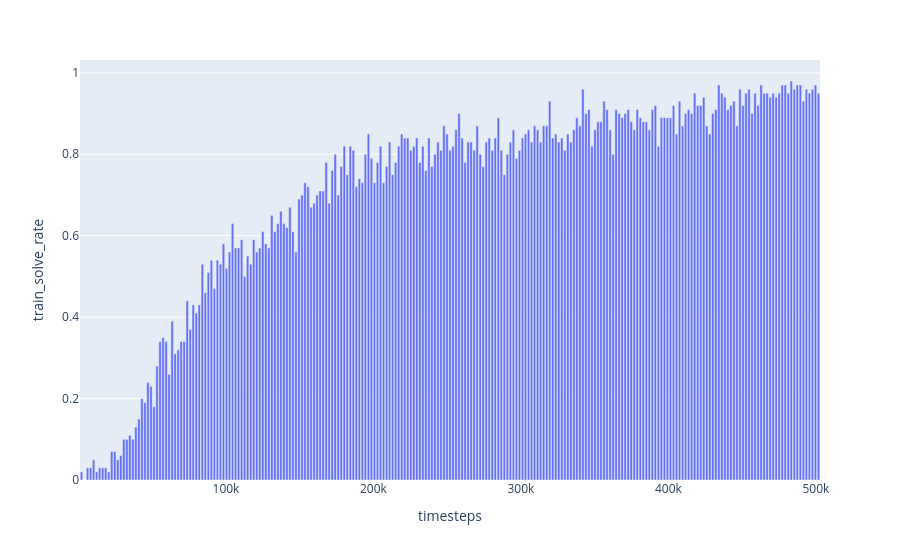

The cell this chart's notebook holds for it:
### Code cell
history = pd.read_csv("../models/artifacts/ppo/depth_1_3_onehot/v001/history.csv")

display(history.head())
print(history.shape)

fig1 = px.bar(history, x='timesteps', y='train_solve_rate')
fig1.show()

### Figure 1 — Plotly figure (JSON) as saved in the notebook; plotly's stock layout.template omitted (floating-point values rounded to 4 significant figures; data arrays with more than 128 entries replaced by an {"elided": "..."} marker saying what was removed)
{"data": [{"hovertemplate": "timesteps=%{x}<br>train_solve_rate=%{y}<extra></extra>", "legendgroup": "", "marker": {"color": "#636efa", "pattern": {"shape": ""}}, "name": "", "orientation": "v", "showlegend": false, "textposition": "auto", "type": "bar", "x": {"elided": "245 int values"}, "xaxis": "x", "y": {"elided": "245 float values"}, "yaxis": "y"}], "layout": {"barmode": "relative", "legend": {"tracegroupgap": 0}, "margin": {"t": 60}, "xaxis": {"anchor": "y", "domain": [0, 1], "title": {"text": "timesteps"}}, "yaxis": {"anchor": "x", "domain": [0, 1], "title": {"text": "train_solve_rate"}}}}
